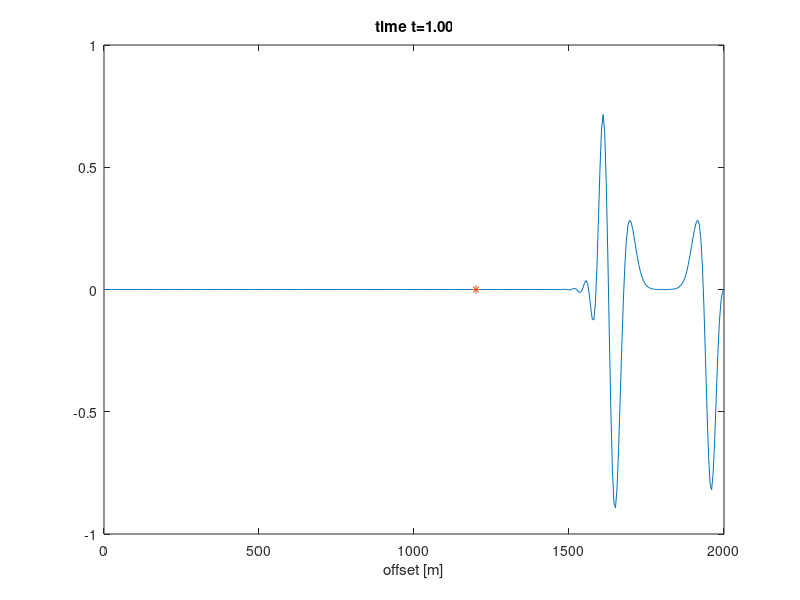
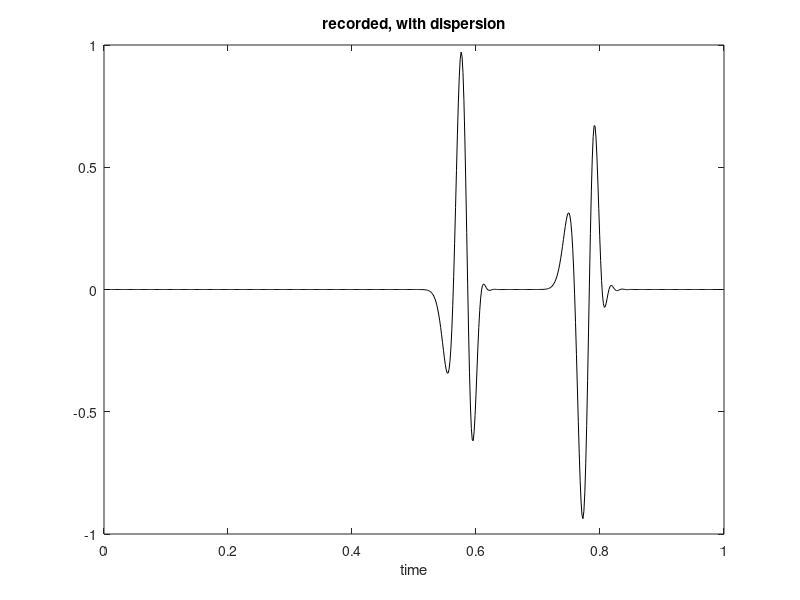

Source code (MATLAB) for these figures, in order:
%% 2nd order hyperbolic PDE: the Wave Equation. 2nd order in time and space
% Erik Koene, ETH Z�rich, 2016
clear all; close all; clc;

%% Model setup
c = 2000;                  % [m/s] wave velocity
dx= 5;                     % [m]   grid spacing
dt= .0015;                 % [s]   time sampling
r = c*dt/dx                % [-]   CFL (Courant number)
x = 0:dx:2000;             % [m]   cell locations
N = length(x);             % [-]   number of cells
T = 0:dt:1;                % [s]   time vector
M = length(T);             % [-]   number of time steps

% Define Ricker wavelet source
fc = 20;                   % [Hz]  central wavelet frequency
t0 = 1.5/fc;               % [s]   delay wavelet
tau=pi*(T-t0)*fc;          % [-]   Ricker wavelet argument
% fs = (1 - 2*tau.^2) .* exp( -tau.^2 );       % Original Ricker wavelet
fs = 2*pi*fc*tau .* (2*tau.^2 - 3) .* exp( -tau.^2 );    % Derivative of Ricker wavelet

% Initialize the grid
u1 = zeros(N,1); % 'u 2 old'
u2 = zeros(N,1); % 'u old'
uj = zeros(N,1); % 'u new'

record = [];

X = 2:N-1; % Update cells
for j=2:M
   u2(round(N/10)) =u2(round(N/10)) +  fs(j)*dt^2/dx*c*2; % Inject source
   % FINITE DIFFERENCE 2nd order in space, 2nd in time
   % u(t+1,x) - 2u(t,x) + u(t-1,x)       u(t,x+1) - 2u(t,x) + u(t,x-1)
   % ----------------------------- = c^2 -----------------------------
   %             dt^2                                dx^2
   %
   % -> u(t+1,x) = (c^2*dt^2/dx^2) * ( u(t,x+1) - 2u(t,x) + u(t,x-1) ) + 2u(t,x) - u(t-1,x)
   % --------> Implemented as:
   uj(X) = 2*(1-r^2)*u2(X) + r^2*(u2(X+1)+u2(X-1)) - u1(X);
   
   plot(x,uj),ylim([-1 1]),title(sprintf('time t=%0.2f',j*dt)),xlabel('offset [m]')
   hold on
   plot(x(round(3*N/5)),uj(round(3*N/5)),'*')
   hold off
   drawnow
   u1 = u2;
   u2 = uj;
   record = [record, uj(round(3*N/5))];
end

figure(2)
plot(T(1:M-1),record,'k')
title('recorded, with dispersion')
xlabel('time')